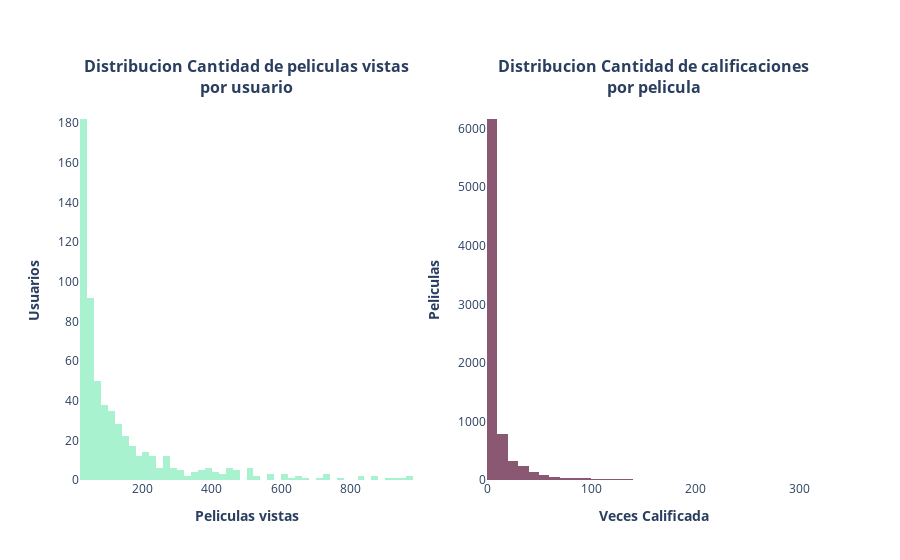

The code cell stored with this chart in its notebook:
### Code cell
distributions()

### Figure 1 — Plotly figure (JSON) as saved in the notebook; plotly's stock layout.template omitted (floating-point values rounded to 4 significant figures; data arrays with more than 128 entries replaced by an {"elided": "..."} marker saying what was removed)
{"data": [{"hovertemplate": "<b>Peliculas vistas</b>=%{x}<br><b>Usuarios</b>=%{y}<extra></extra>", "marker": {"color": "rgba(41, 223, 137, 0.4)"}, "nbinsx": 60, "type": "histogram", "x": {"elided": "598 int values"}, "xaxis": "x", "yaxis": "y"}, {"hovertemplate": "<b>Veces Calificada</b>=%{x}<br><b>Peliculas</b>=%{y}<extra></extra>", "marker": {"color": "rgba(109, 47, 79, 0.8)"}, "nbinsx": 50, "type": "histogram", "x": {"elided": "8009 int values"}, "xaxis": "x2", "yaxis": "y2"}], "layout": {"annotations": [{"font": {"size": 16}, "showarrow": false, "text": "<b>Distribucion Cantidad de peliculas vistas<br>por usuario</b>", "x": 0.225, "xanchor": "center", "xref": "paper", "y": 1, "yanchor": "bottom", "yref": "paper"}, {"font": {"size": 16}, "showarrow": false, "text": "<b>Distribucion Cantidad de calificaciones<br>por pelicula</b>", "x": 0.775, "xanchor": "center", "xref": "paper", "y": 1, "yanchor": "bottom", "yref": "paper"}], "autosize": true, "legend": {"visible": false}, "plot_bgcolor": "white", "xaxis": {"anchor": "y", "autorange": true, "domain": [0, 0.45], "range": [19.5, 979.5], "title": {"text": "<b>Peliculas vistas</b>"}, "type": "linear"}, "xaxis2": {"anchor": "y2", "autorange": true, "domain": [0.55, 1], "range": [-0.5, 319.5], "title": {"text": "<b>Veces Calificada</b>"}, "type": "linear"}, "yaxis": {"anchor": "x", "autorange": true, "domain": [0, 1], "range": [0, 191.6], "title": {"text": "<b>Usuarios</b>"}}, "yaxis2": {"anchor": "x2", "autorange": true, "domain": [0, 1], "range": [0, 6488.0], "title": {"text": "<b>Peliculas</b>"}}}}
